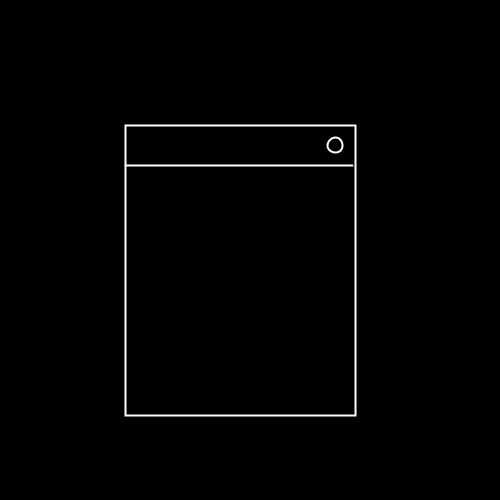
Frame 1 (no input)
Frame 60 (the mouse pressed at the canvas centre just before this capture): identical to frame 1, image omitted
Frame 120 (the mouse held since frame 60 and released just before this capture): identical to frame 1, image omitted

The Processing sketch that drew this single still picture (run headless with seeded random() and noise(); from frame 60 on, the mouse is pressed at the canvas centre):

// Processing sketch: processing_53441
// ── processing_53441.pde

int x = 125;
int y = 125;
int w = 230;
int h = 290;

void setup()
{
  size(500,500);
}

void draw() {
  background(0);
  if ((mouseX>x) && (mouseX>x+w) &&
    (mouseY>y) && (mouseY < y+h)) {
     fill(255,0,0,50);
    } else {
      fill(0);
    }
  stroke(255);
  strokeWeight(2);
  rect(125,125, 230, 290);
  line(125,165, 352,165);
  ellipse(335,145,15,15);
}
  
